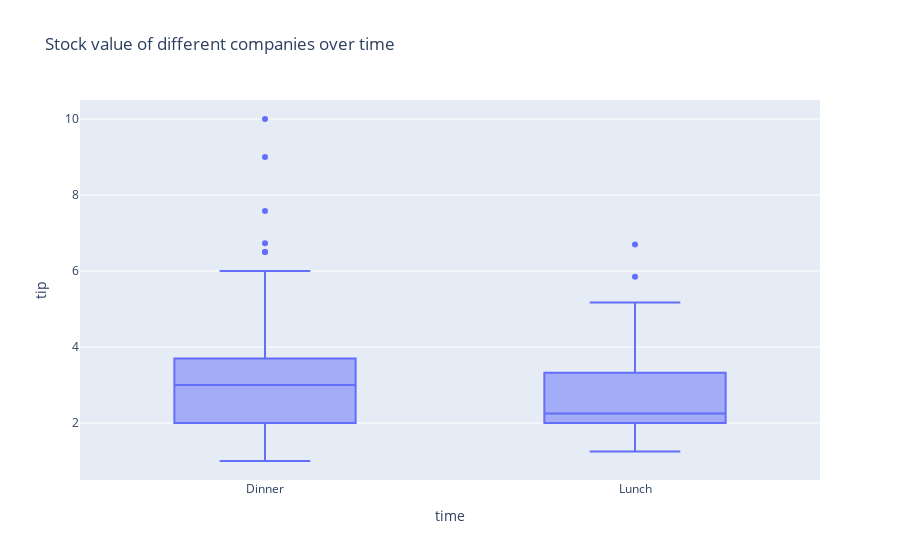

Source (notebook cell):
### Markdown cell above
### The tips dataset

### Code cell
tips = sns.load_dataset('tips')
tips.head()

fig = px.box(tips, x="time", y="tip", title='Stock value of different companies over time')


fig.show()

### Figure 1 — Plotly figure (JSON) as saved in the notebook; plotly's stock layout.template omitted (floating-point values rounded to 4 significant figures; data arrays with more than 128 entries replaced by an {"elided": "..."} marker saying what was removed)
{"data": [{"alignmentgroup": "True", "hovertemplate": "time=%{x}<br>tip=%{y}<extra></extra>", "legendgroup": "", "marker": {"color": "#636efa"}, "name": "", "notched": false, "offsetgroup": "", "orientation": "v", "showlegend": false, "type": "box", "x": {"elided": "244 str values"}, "x0": " ", "xaxis": "x", "y": {"elided": "244 float values"}, "y0": " ", "yaxis": "y"}], "layout": {"boxmode": "group", "legend": {"tracegroupgap": 0}, "title": {"text": "Stock value of different companies over time"}, "xaxis": {"anchor": "y", "domain": [0, 1], "title": {"text": "time"}}, "yaxis": {"anchor": "x", "domain": [0, 1], "title": {"text": "tip"}}}}
